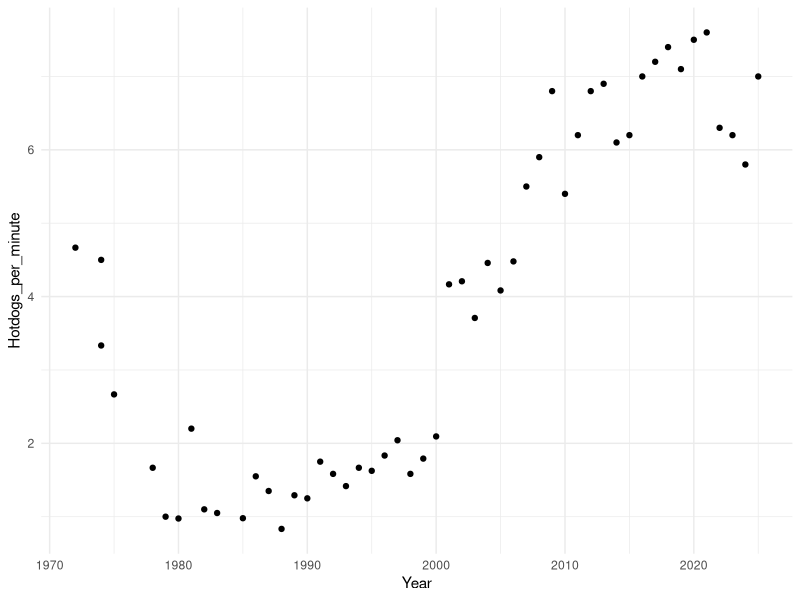
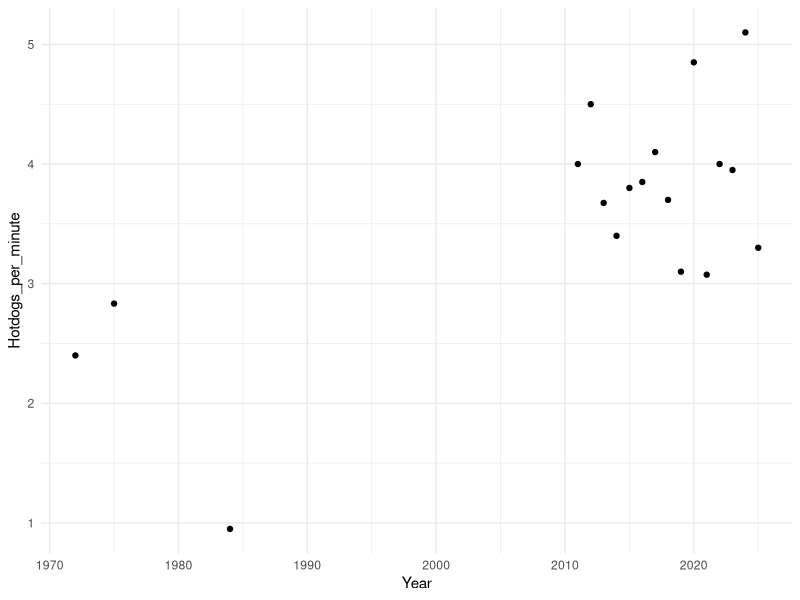

These charts were generated, in order, by the following R code:
## ---- chunk 1
    library(readr)
    library(tidyverse)
    hotdog_clean <- read_csv("hotdogs/hotdog_clean.csv")
    hotdog_men <- hotdog_clean |> filter(Sex == 1)
    hotdog_women <- hotdog_clean |> filter(Sex == 0)

    hotdog_men_min <- hotdog_men |> mutate("Hotdogs_per_minute" = Dogs/Time)

    hotdog_women_min <-hotdog_women |> mutate("Hotdogs_per_minute" = Dogs/Time)
## ---- chunk 2
    ggplot(data = hotdog_men_min, aes(x = Year, y = Hotdogs_per_minute)) +
      geom_point() +
      theme_minimal()

    ggplot(data = hotdog_women_min, aes(x = Year, y = Hotdogs_per_minute)) +
      geom_point() +
      theme_minimal()
